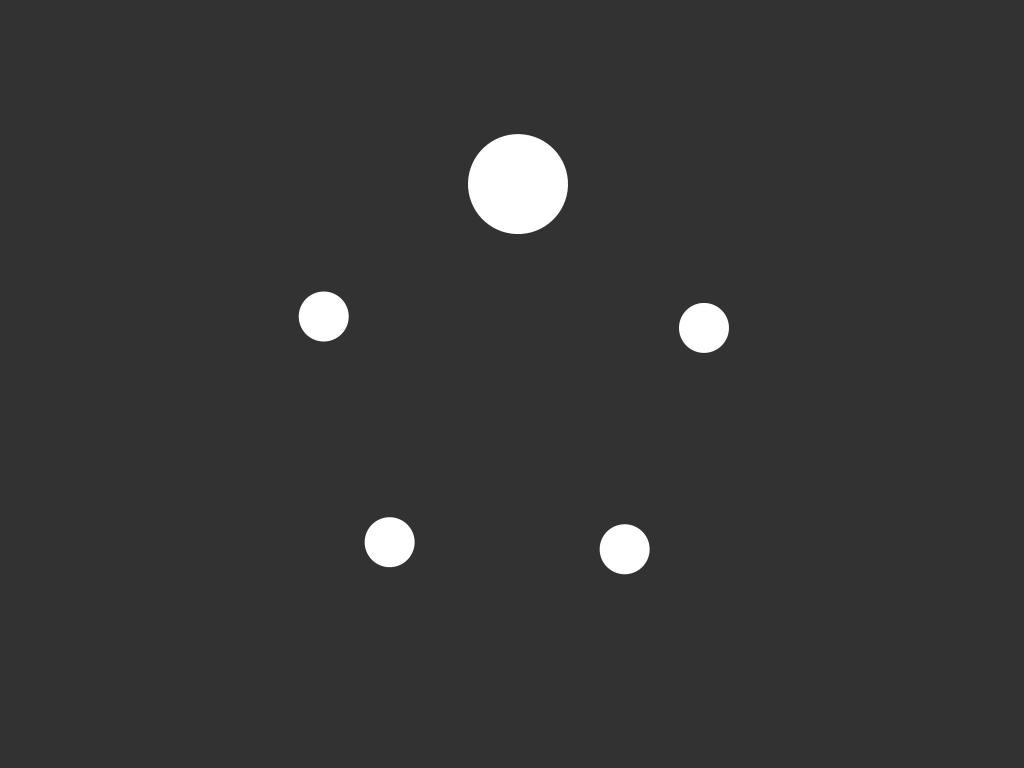
Frame 1 (no input)
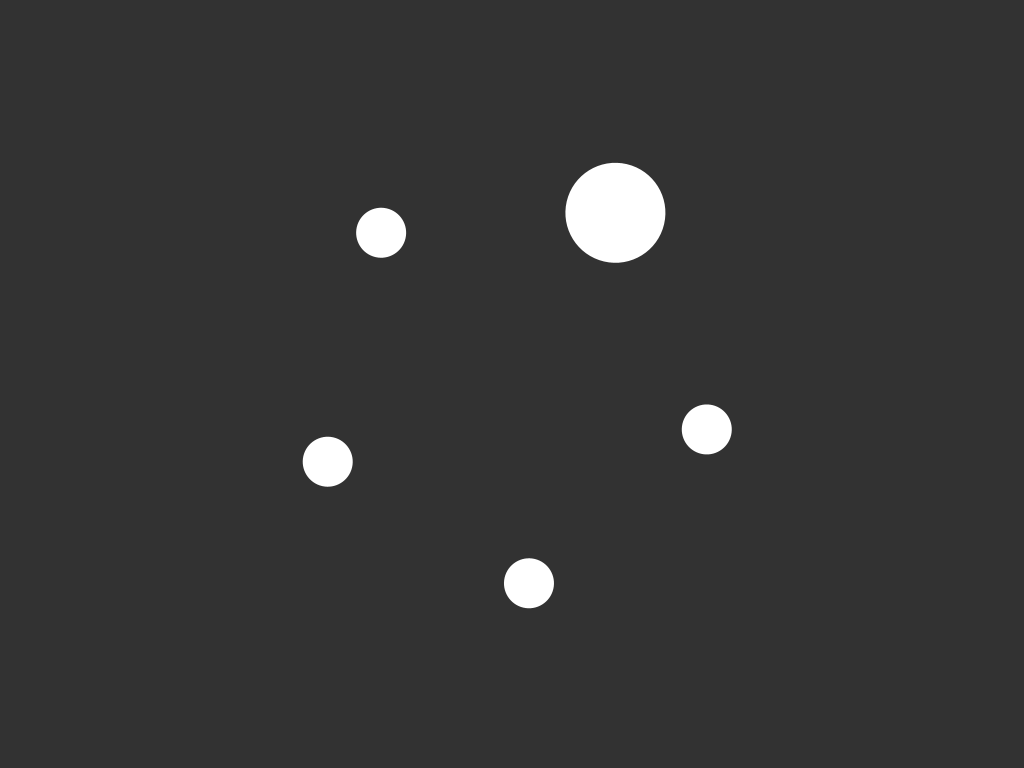
Frame 60 (the mouse pressed at the canvas centre just before this capture)
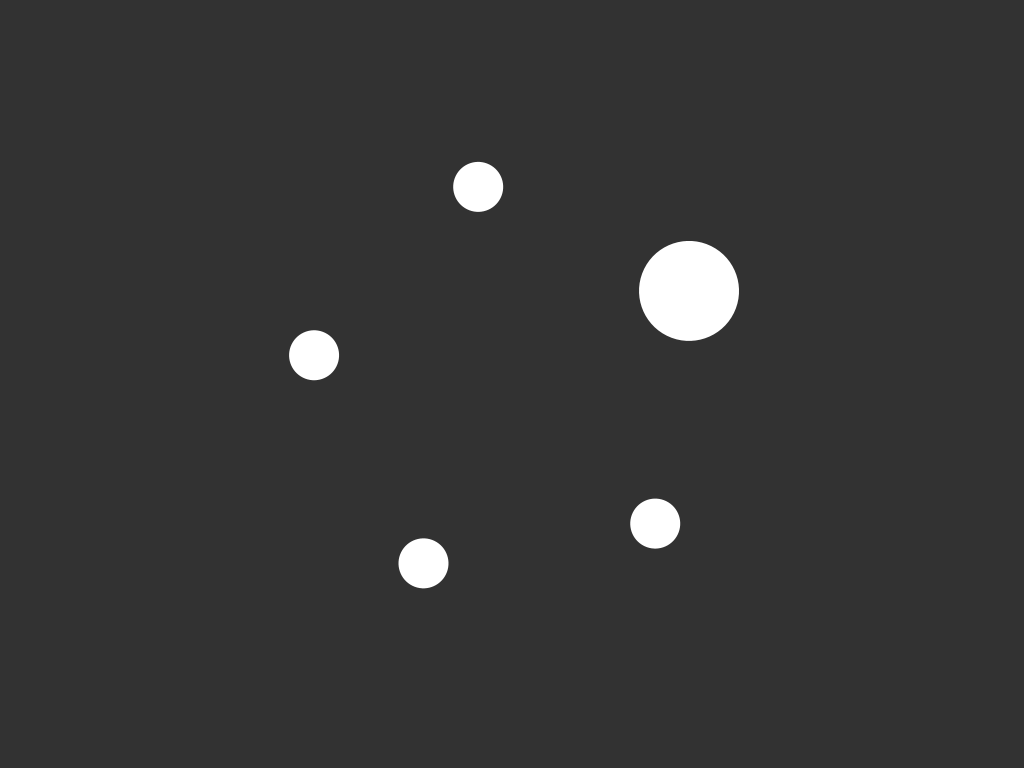
Frame 120 (the mouse held since frame 60 and released just before this capture)

The Processing sketch that drew these frames (run headless with seeded random() and noise(); from frame 60 on, the mouse is pressed at the canvas centre):

// Processing sketch: SketchCircularIntervalEvents
// ── SketchCircularIntervalEvents.pde
final int mIntervalNum = 5;
final float mInterval = TWO_PI / mIntervalNum;

float mRadius = 200;
float mDotDiameter = 50;
float mAnglePrev = 0;
int mLastTriggeredInterval = 0;

void setup() {
  size(1024, 768);
  noStroke();
  fill(255);
}

void draw() {
  /* increase and wrap angle */
  float mAngle = frameCount * 0.03;
  mAngle %= TWO_PI;

  /* see if border was crossed */
  int mIntervalID_A = (int)(mAngle/(mInterval));
  int mIntervalID_B = (int)(mAnglePrev/(mInterval));
  if ( mIntervalID_A != mIntervalID_B ) {
    mLastTriggeredInterval = mIntervalID_A;
    println("EVENT " + mIntervalID_A + " != " + mIntervalID_B);
    if (mIntervalID_A < mIntervalID_B) {
      println("FLIP");
    }
  }
  mAnglePrev = mAngle;

  /* draw circles */
  background(50);
  translate(width / 2, height / 2);
  rotate(PI);
  rotate(mAngle);
  for (int i=0; i < mIntervalNum; i++) {
    float r = TWO_PI * (float) i / mIntervalNum;
    float x = sin(r) * mRadius;
    float y = cos(r) * mRadius;
    if (i == mLastTriggeredInterval) {
      circle(x, y, mDotDiameter * 2);
    } else {
      circle(x, y, mDotDiameter);
    }
  }
}
